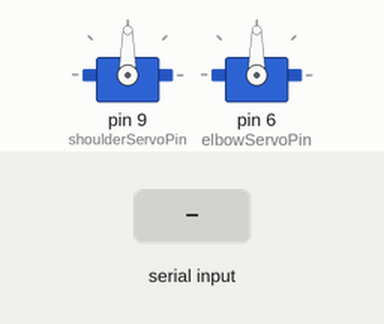
Simulated run of this program. Board: Arduino Uno, built with avr-gcc and run on an emulated ATmega328P. On the bench: 2 × servo. Inputs (shaded band) come from the test bench.

Above: at 1.2 s.
1.3 s: "90,45\n" received over Serial
At 1.8 s:
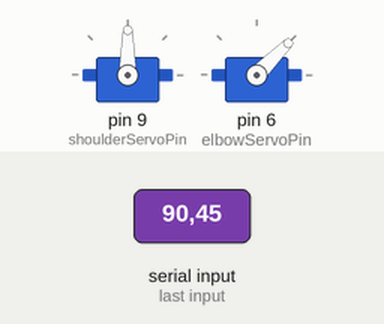
2.8 s: "30,150\n" received over Serial
At 4.1 s:
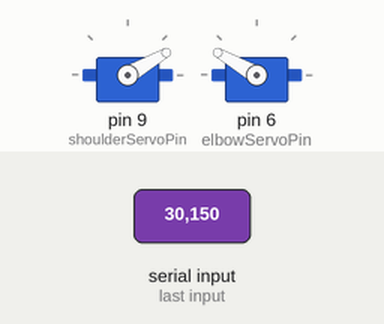
Timing chart, 0 to 5.8 s (numbered marks = the images above; inputs shaded):
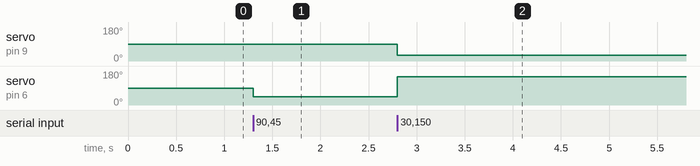

Measured:
- after the input at 1.3 s, servo on pin 6 (elbowServoPin): 90° → 45° at once
- after the input at 2.8 s, servo on pin 9 (shoulderServoPin): 90° → 30° at once; servo on pin 6 (elbowServoPin): 45° → 150° at once

The program:

main.cpp
```cpp
#include <Arduino.h>
#include <Servo.h>
#include <stdlib.h>
#include <string.h>

Servo shoulderServo;
Servo elbowServo;

const uint8_t shoulderServoPin = 9;
const uint8_t elbowServoPin = 6;
const size_t inputBufferSize = 16;

char inputBuffer[inputBufferSize];
size_t inputLength = 0;
bool inputOverflow = false;

bool parseAngle(char *text, int &angle) {
  if (*text == '\0') {
    return false;
  }

  char *end;
  long parsed = strtol(text, &end, 10);
  if (*end != '\0' || parsed < 0 || parsed > 180) {
    return false;
  }

  angle = static_cast<int>(parsed);
  return true;
}

void applyAngles(char *line) {
  char *separator = strchr(line, ',');
  if (separator == nullptr) {
    return;
  }

  *separator = '\0';
  int shoulderAngle;
  int elbowAngle;
  if (parseAngle(line, shoulderAngle) &&
      parseAngle(separator + 1, elbowAngle)) {
    shoulderServo.write(shoulderAngle);
    elbowServo.write(elbowAngle);
  }
}

void setup() {
  Serial.begin(115200);
  shoulderServo.attach(shoulderServoPin);
  elbowServo.attach(elbowServoPin);
  shoulderServo.write(90);
  elbowServo.write(90);
}

void loop() {
  while (Serial.available() > 0) {
    char incoming = static_cast<char>(Serial.read());

    if (incoming == '\r') {
      continue;
    }

    if (incoming == '\n') {
      if (!inputOverflow) {
        inputBuffer[inputLength] = '\0';
        applyAngles(inputBuffer);
      }
      inputLength = 0;
      inputOverflow = false;
    } else if (inputLength < inputBufferSize - 1) {
      inputBuffer[inputLength++] = incoming;
    } else {
      inputOverflow = true;
    }
  }
}
```
